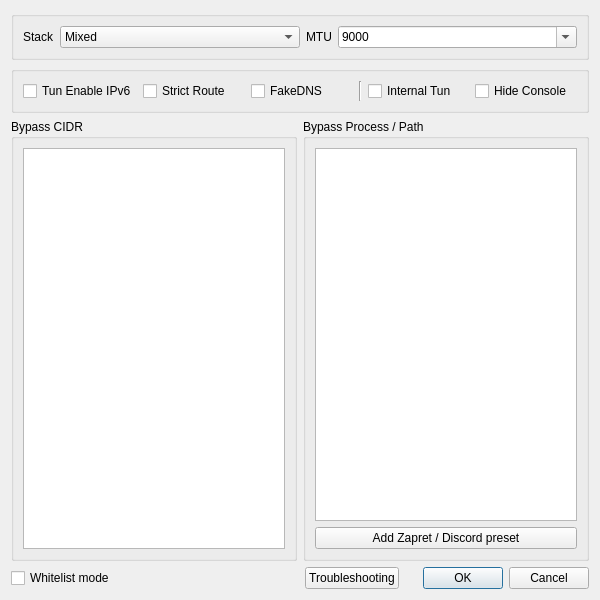
<?xml version="1.0" encoding="UTF-8"?>
<ui version="4.0">
 <class>DialogVPNSettings</class>
 <widget class="QDialog" name="DialogVPNSettings">
  <property name="geometry">
   <rect>
    <x>0</x>
    <y>0</y>
    <width>600</width>
    <height>600</height>
   </rect>
  </property>
  <property name="windowTitle">
   <string>Tun Settings</string>
  </property>
  <layout class="QVBoxLayout" name="verticalLayout">
   <item>
    <widget class="QGroupBox" name="groupBox">
     <property name="sizePolicy">
      <sizepolicy hsizetype="Preferred" vsizetype="Maximum">
       <horstretch>0</horstretch>
       <verstretch>0</verstretch>
      </sizepolicy>
     </property>
     <layout class="QHBoxLayout" name="horizontalLayout_5">
      <item>
       <widget class="QLabel" name="label_4">
        <property name="sizePolicy">
         <sizepolicy hsizetype="Maximum" vsizetype="Preferred">
          <horstretch>0</horstretch>
          <verstretch>0</verstretch>
         </sizepolicy>
        </property>
        <property name="text">
         <string notr="true">Stack</string>
        </property>
       </widget>
      </item>
      <item>
       <widget class="QComboBox" name="vpn_implementation">
       <item>
        <property name="text">
         <string notr="true">Mixed</string>
        </property>
       </item>
       <item>
        <property name="text">
          <string notr="true">System</string>
         </property>
        </item>
       </widget>
      </item>
      <item>
       <widget class="QLabel" name="label_10">
        <property name="sizePolicy">
         <sizepolicy hsizetype="Maximum" vsizetype="Preferred">
          <horstretch>0</horstretch>
          <verstretch>0</verstretch>
         </sizepolicy>
        </property>
        <property name="text">
         <string notr="true">MTU</string>
        </property>
       </widget>
      </item>
      <item>
       <widget class="QComboBox" name="vpn_mtu">
        <property name="editable">
         <bool>true</bool>
        </property>
        <item>
         <property name="text">
          <string notr="true">9000</string>
         </property>
        </item>
        <item>
         <property name="text">
          <string notr="true">1500</string>
         </property>
        </item>
       </widget>
      </item>
     </layout>
    </widget>
   </item>
   <item>
    <widget class="QGroupBox" name="horizontalGroupBox_2">
     <layout class="QHBoxLayout" name="horizontalLayout">
      <item>
       <widget class="QCheckBox" name="vpn_ipv6">
        <property name="text">
         <string>Tun Enable IPv6</string>
        </property>
       </widget>
      </item>
      <item>
       <widget class="QCheckBox" name="strict_route">
        <property name="text">
         <string notr="true">Strict Route</string>
        </property>
       </widget>
      </item>
      <item>
       <widget class="QCheckBox" name="fake_dns">
        <property name="text">
         <string notr="true">FakeDNS</string>
        </property>
       </widget>
      </item>
      <item>
       <widget class="Line" name="line">
        <property name="orientation">
         <enum>Qt::Vertical</enum>
        </property>
       </widget>
      </item>
      <item>
       <widget class="QCheckBox" name="single_core">
        <property name="toolTip">
         <string>Add a tun inbound to the profile startup, instead of using two processes.
This needs to be run NekoBox with administrator privileges.</string>
        </property>
        <property name="text">
         <string>Internal Tun</string>
        </property>
       </widget>
      </item>
      <item>
       <widget class="QCheckBox" name="hide_console">
        <property name="text">
         <string>Hide Console</string>
        </property>
       </widget>
      </item>
     </layout>
    </widget>
   </item>
   <item>
    <layout class="QHBoxLayout" name="horizontalLayout_2">
     <item>
      <widget class="QGroupBox" name="gb_cidr">
       <property name="title">
        <string>Bypass CIDR</string>
       </property>
       <layout class="QVBoxLayout" name="verticalLayout_2">
        <item>
         <widget class="QPlainTextEdit" name="vpn_rule_cidr"/>
        </item>
       </layout>
      </widget>
     </item>
     <item>
     <widget class="QGroupBox" name="gb_process_name">
       <property name="title">
        <string>Bypass Process / Path</string>
       </property>
       <layout class="QVBoxLayout" name="verticalLayout_4">
        <item>
         <widget class="QPlainTextEdit" name="vpn_rule_process"/>
        </item>
        <item>
         <widget class="QPushButton" name="add_compatibility_preset">
          <property name="toolTip">
           <string>Add common bypass rules for Discord and Zapret/WinDivert helper processes. This keeps those applications outside sing-box TUN routing so packet mangling tools can still work.</string>
          </property>
          <property name="text">
           <string>Add Zapret / Discord preset</string>
          </property>
         </widget>
        </item>
       </layout>
      </widget>
     </item>
    </layout>
   </item>
   <item>
    <layout class="QHBoxLayout" name="horizontalLayout_3">
     <item>
      <widget class="QCheckBox" name="whitelist_mode">
       <property name="toolTip">
        <string>Whether blacklisted or whitelisted, your traffic will be handled by nekobox_core (sing-tun). This is NOT equal to &quot;process mode&quot; of some software.</string>
       </property>
       <property name="text">
        <string>Whitelist mode</string>
       </property>
      </widget>
     </item>
     <item>
      <spacer name="horizontalSpacer">
       <property name="orientation">
        <enum>Qt::Horizontal</enum>
       </property>
       <property name="sizeHint" stdset="0">
        <size>
         <width>40</width>
         <height>20</height>
        </size>
       </property>
      </spacer>
     </item>
     <item>
      <widget class="QPushButton" name="troubleshooting">
       <property name="text">
        <string>Troubleshooting</string>
       </property>
      </widget>
     </item>
     <item>
      <widget class="QDialogButtonBox" name="buttonBox">
       <property name="standardButtons">
        <set>QDialogButtonBox::Cancel|QDialogButtonBox::Ok</set>
       </property>
      </widget>
     </item>
    </layout>
   </item>
  </layout>
 </widget>
 <tabstops>
  <tabstop>vpn_implementation</tabstop>
  <tabstop>vpn_mtu</tabstop>
  <tabstop>vpn_ipv6</tabstop>
  <tabstop>strict_route</tabstop>
  <tabstop>fake_dns</tabstop>
  <tabstop>single_core</tabstop>
  <tabstop>hide_console</tabstop>
  <tabstop>vpn_rule_cidr</tabstop>
  <tabstop>vpn_rule_process</tabstop>
  <tabstop>add_compatibility_preset</tabstop>
  <tabstop>whitelist_mode</tabstop>
  <tabstop>troubleshooting</tabstop>
 </tabstops>
 <resources/>
 <connections>
  <connection>
   <sender>buttonBox</sender>
   <signal>accepted()</signal>
   <receiver>DialogVPNSettings</receiver>
   <slot>accept()</slot>
   <hints>
    <hint type="sourcelabel">
     <x>399</x>
     <y>575</y>
    </hint>
    <hint type="destinationlabel">
     <x>399</x>
     <y>299</y>
    </hint>
   </hints>
  </connection>
  <connection>
   <sender>buttonBox</sender>
   <signal>rejected()</signal>
   <receiver>DialogVPNSettings</receiver>
   <slot>reject()</slot>
   <hints>
    <hint type="sourcelabel">
     <x>399</x>
     <y>575</y>
    </hint>
    <hint type="destinationlabel">
     <x>399</x>
     <y>299</y>
    </hint>
   </hints>
  </connection>
 </connections>
</ui>
